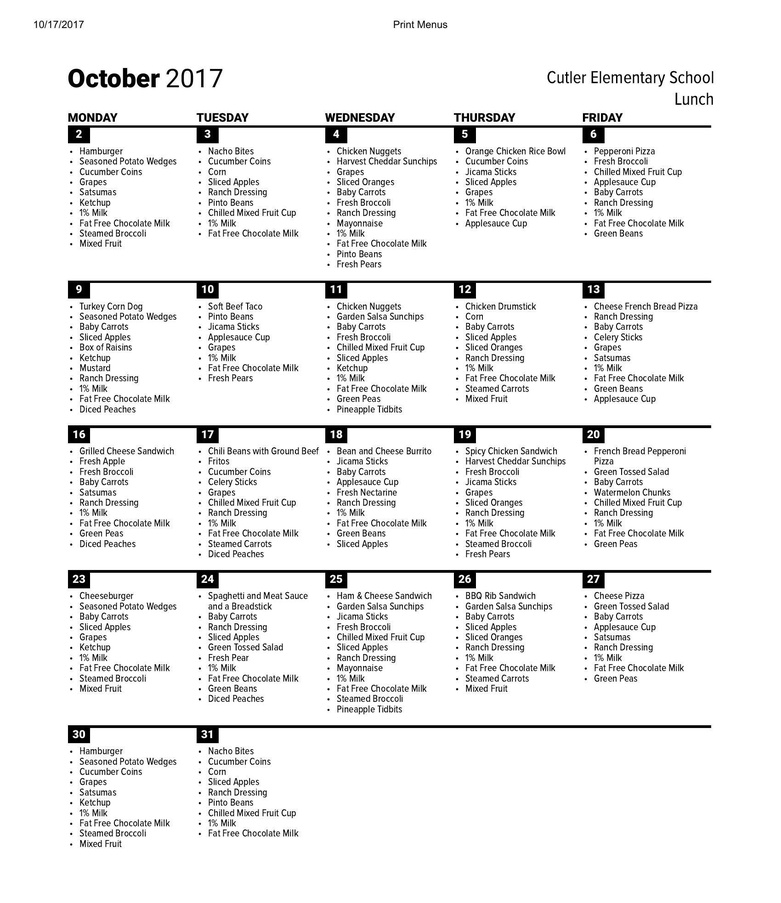
#> input picture images/california/cutler-orosi_joint_unified_district_2017_combined.jpg, 781 x 903 px, shrunk from 1700 x 1966 before the run; its folder holds only this picture in this run
$ python menus.py
#> lines starting #> are read from the running program, lines starting #| are printed output that depends on the picture; after the words box and inside, x2 and y2 are one past the last pixel; in counts of white or black regions, pixels touching at a corner belong together
# -*- coding: utf-8 -*-
"""
Nutrislice Extractor
Created on Mon Oct 28 08:32:54 2019
@author: carverjc

This software is used to extract menu items from Nutrislice Menus. See README.md for details on usage.
"""

import cv2, sys
import pytesseract
import numpy as np
import os
import pandas as pd
import skimage
import time
from skimage import io
import copy
from matplotlib import pyplot as plt
from os.path import join
from os import makedirs
from glob import glob

# MUST CHANGE THESE TWO
os.environ["TESSDATA_PREFIX"] = "PATH_TO_TESSDATA"
pytesseract.pytesseract.tesseract_cmd = "PATH_TO_tesseract.exe"

# [37 lines left out: functions find_lines, greatest_line, not called in this run]

def calculate_pixels (img, find_row = True, derivative = False):
    row_mean = []
    if find_row == True:
        for i in range(IMG_HEIGHT):
            intermediate_sum = 0
            for j in range(IMG_WIDTH):
                intermediate_sum = intermediate_sum + img[i,j][0]
            row_mean.append(intermediate_sum / IMG_WIDTH)
    else:
        for i in range(IMG_WIDTH):
            intermediate_sum = 0
            for j in range(IMG_HEIGHT):
                intermediate_sum = intermediate_sum + img[j,i][0]
            row_mean.append(intermediate_sum / IMG_HEIGHT)

    if derivative == True:
        for i in range(len(row_mean) - 1):
            row_mean[i] = row_mean[i + 1] - row_mean[i]
        row_mean = row_mean[:-1]
    return row_mean

# [10 lines left out: function plot_df, not called in this run]

def cut_finder (df, max_pixel, distance, find_black = True):
    cuts = []
    cuts = [(-1)*distance]
    for i in range(len(df)):
        if find_black:
            if df[i] < max_pixel and (i - cuts[-1]) > distance:
                cuts.append(i)
        else:
            if df[i] < max_pixel and (i - cuts[-1]) > distance:
                if len(cuts) == 1:
                    cuts.append(i - 20)
                elif len(cuts) > 1:
                    if len(cuts) > 2:
                        cuts.remove(cuts[-1])
                    intermediate_cut = []
                    cuts.append(i)
                    intermediate_cut = copy.copy(df[cuts[-2]:cuts[-1]])
                    cuts[-1] = cuts[-2] + intermediate_cut.index(max(intermediate_cut))
                    cuts.append(i)
                else:
                    continue
    return list(dict.fromkeys(cuts[1:]))

# [5 lines left out: function findnth, not called in this run]

def isNaN(num):
    return num != num

def ocr (image_file):
    image_file0 = image_file[:-4]
    os.chdir(pathog)
    image = cv2.imread(image_file0 + '.jpg')
    os.chdir(pathnew)
    in_dir = (pathnew)


    config = '--oem 1 --psm 10 -c tessedit_char_whitelist=0123456789'
    configLetters = '--oem 1 --psm 3 tessedit_char_whitelist=abcdefghijklmnopqrstuvwxyz'


    OCR = pytesseract.image_to_string(image, lang='eng', config = configLetters)
    matchers_month = ['January', 'February', 'March', 'April', 'May', 'June', 'July', 'August', 'September',
                'October', 'November', 'December']
    matchers_year = ['2017', '2018', '2019']
    OCR = OCR.replace('\n', ' ')
    OCR = OCR.replace('/', ' ')
    OCR1 = OCR.split(' ')
    try:
        matching_month = [s for s in OCR1 if any(xs in s for xs in matchers_month)][0]
    except IndexError:
        matching_month = ("October")
    try:
        matching_year = [s for s in OCR1 if any(xs in s for xs in matchers_year)][0]
    except IndexError:
        matching_year = ('2017')
    file_name_string = image_file0.split('_')
    state = pathog.split('/')[-1]
    if 'district' in image_file:
        index = file_name_string.index('district')
        county = ' '.join(file_name_string[:(index + 1)])
    elif 'county' in image_file:
        index = file_name_string.index('county')
        county = ' '.join(file_name_string[:(index + 1)])
    elif 'city' in image_file:
        index = file_name_string.index('city')
        county = ' '.join(file_name_string[:(index + 1)])
    elif 'borough' in image_file:
        index = file_name_string.index('borough')
        county = ' '.join(file_name_string[:(index + 1)])
    elif 'County' in image_file:
        index = file_name_string.index('County')
        county = ' '.join(file_name_string[:(index + 1)])
    elif 'City' in image_file:
        index = file_name_string.index('City')
        county = ' '.join(file_name_string[:(index + 1)])
    elif 'Borough' in image_file:
        index = file_name_string.index('Borough')
        county = ' '.join(file_name_string[:(index + 1)])
    elif 'District' in image_file:
        index = file_name_string.index('District')
        county = ' '.join(file_name_string[:(index + 1)])
    elif 'DISTRICT' in image_file:
        index = file_name_string.index('DISTRICT')
        county = ' '.join(file_name_string[:(index + 1)])
    elif 'menu' in image_file:
        county = ' '.join(file_name_string[:2])
    elif matching_year in image_file:
        index = file_name_string.index(matching_year)
        county = ' '.join(file_name_string[:index])
    else:
        county = file_name_string[0]

    if 'lunch' in OCR:
        meal = 'lunch'
    elif 'breakfast' in OCR:
        meal = 'breakfast'
    else:
        meal = "lunch"

    preface = (state + ';' + county + ';' + matching_year + ';' + matching_month + ';')
    filename = (in_dir + image_file[:-13] + '.txt')
    headers = ('State;County;Year;Month;Date;Type;Item;Sodium\n')
    totalfile = open(filename, "w+")
    totalfile.write(headers)
    totalfile.close()

    number_crop = 40
    for image_file2 in glob(f'*.jpg'):
        image = cv2.imread(image_file2)
        thresh, image = cv2.threshold(image, 127, 255, cv2.THRESH_BINARY)
        image2 = 255*(image < 128).astype(np.uint8)
        image2_final = image2[:number_crop,:]
        image_final = image[number_crop:,:]

        # See if there is anything
        OCR = pytesseract.image_to_string(image_final, lang='eng', config = configLetters)
        if len(OCR) < 10:
            print("No data: skipped")
            continue

        OCR = ''
        length_of_run = max(greatest_line(image)) - 5
        image2_final = image2[:length_of_run,:]
        image_final = image[length_of_run:,:]
        OCR = pytesseract.image_to_string(image2_final, lang='eng', config = config)
        date = copy.copy(OCR)
        preface_interm = (preface + date + ';' + meal + ';')
        OCR = pytesseract.image_to_string(image_final, lang='eng', config = configLetters)
        if "Sodium" in OCR:
            OCR = OCR.replace('\n(', '(')
            OCR = OCR.replace('\n(', '(')
            OCR = OCR.split('\n')
            OCR_new = []
            for i in range(len(OCR)):
                #if 'mg' in OCR[i] and len(OCR[i]) > 7:
                if len(OCR[i]) > 7:
                    OCR_new.append(OCR[i])
            for i in range(len(OCR_new)):
                if 'mg' in OCR_new[i]:
                    OCR_new[i] = OCR_new[i].replace('(', ';')
                    OCR_new[i] = OCR_new[i].replace('mg', '')
                else:
                    OCR_new[i] = OCR_new[i] + ';'
            OCR_new = '\n'.join(OCR_new)
            OCR_new += '\n'
            OCR = OCR_new
        else:
            OCR = OCR.replace('\n\n','\n')
            OCR += '\n'
            OCR = OCR.replace('\n',';\n')

        OCR = OCR.replace('Sodium','')
        OCR = OCR.replace(')','')
        OCR = OCR.replace('}','')
        OCR = OCR.replace(']','')
        OCR = '\n' + OCR
        OCR = OCR.replace('\n', '\n' + preface_interm)
        OCR = OCR[:OCR.rfind(state)]
        OCR = OCR.replace('+ ','')
        OCR = OCR.replace('« ','')
        OCR = OCR.replace('* ','')
        OCR = OCR.replace('» ','')
        OCR = OCR.replace('+','')
        OCR = OCR.replace('«','')
        OCR = OCR.replace('*','')
        OCR = OCR.replace('»','')
        OCR = OCR.replace('é','')
        OCR = OCR.replace('©','')

        OCR = OCR[1:]

        test = OCR.split('\n')
        for line in range(len(test)):
            if test[line].count(';') > 7:
                cutindex = findnth(test[line], ';', 7)
                test.insert(line + 1, preface_interm + test[line][cutindex + 1:])
                test[line] = test[line][:cutindex]
        OCR = '\n'.join(test)
        OCR = OCR.encode('utf-8').strip()
        OCR += (b'\n')
        myfile = open(in_dir + '{}.txt'.format(image_file2[:-4]), "w+")
        print(OCR, file=myfile)
        myfile.close()

        totalfile2 = open(filename, "ab+")
        totalfile2.write(OCR)
        totalfile2.close()


    txt_file = filename
    csv_file = (filename[:-4] + '.csv')
    dataframe = pd.read_csv(txt_file, delimiter=";")
    try:

        for rows in range(dataframe.shape[0]):
            if (not isNaN(dataframe['Item'][rows])) and dataframe['Item'][rows][0] == '-':
                dataframe['Item'][rows] = copy.copy(dataframe['Item'][rows][1:])
        try:
            dataframe['Sodium'] = dataframe['Sodium'].replace({'o': '0'}, regex=True)
            dataframe['Sodium'] = dataframe['Sodium'].replace({'O': '0'}, regex=True)
            dataframe['Sodium'] = dataframe['Sodium'].replace({'S': ''}, regex=True)
            dataframe['Sodium'] = dataframe['Sodium'].replace({'f': '1'}, regex=True)
            dataframe['Sodium'] = dataframe['Sodium'].replace({'wi': ''}, regex=True)
            dataframe['Sodium'] = dataframe['Sodium'].replace({'%': '1'}, regex=True)
        except TypeError:
            print("Non Sodium File")
        #Creates the 'entree' variable using a ML method
        try:
            dataframe.to_csv(csv_file, encoding='utf-8', index=False)
        except UnicodeDecodeError:
            try:
                dataframe.to_csv(csv_file, index=False)
            except UnicodeDecodeError:
                print("Couldn't Create CSV")
    except UnicodeDecodeError:
        print("Couldn't Create CSV")

abspath = os.path.abspath(__file__)
dname = os.path.dirname(abspath)
os.chdir(dname)
real_og_path = os.getcwd()
path = (os.getcwd())
os.chdir(os.getcwd() + '\\images\\')
for state in glob(os.getcwd() + '\\**'):
    pathog = '/'.join(state.split('\\'))
    os.chdir(pathog)
    print(pathog)
    try:
        os.mkdir(path + '\\2017\\' + pathog.split('/')[-1])
    except FileExistsError:
        print("State Folder Exists")
    for image_file in glob(f'*.jpg'):
        os.chdir(pathog)
        print(image_file)
        print("Splitting Rows")
        path = (path + '\\2017\\' + pathog.split('/')[-1] + '\\' + image_file[:-4] + '\\rows\\')
        MISSING_LAST_ROW = True

        gray = cv2.imread(image_file)
#> gray is the input picture: shape (903, 781, 3); min 0, max 255, mean 237.8
        gray2 = copy.copy(gray)
        IMG_WIDTH = gray.shape[:2][1]
#> IMG_WIDTH = 781
        IMG_HEIGHT = gray.shape[:2][0]
#> IMG_HEIGHT = 903
        for i in range(IMG_WIDTH):
            for j in range(IMG_HEIGHT):
                if not(np.all(gray[j,i] < 1.0)):
                    gray2[j,i] = np.array([255,255,255])
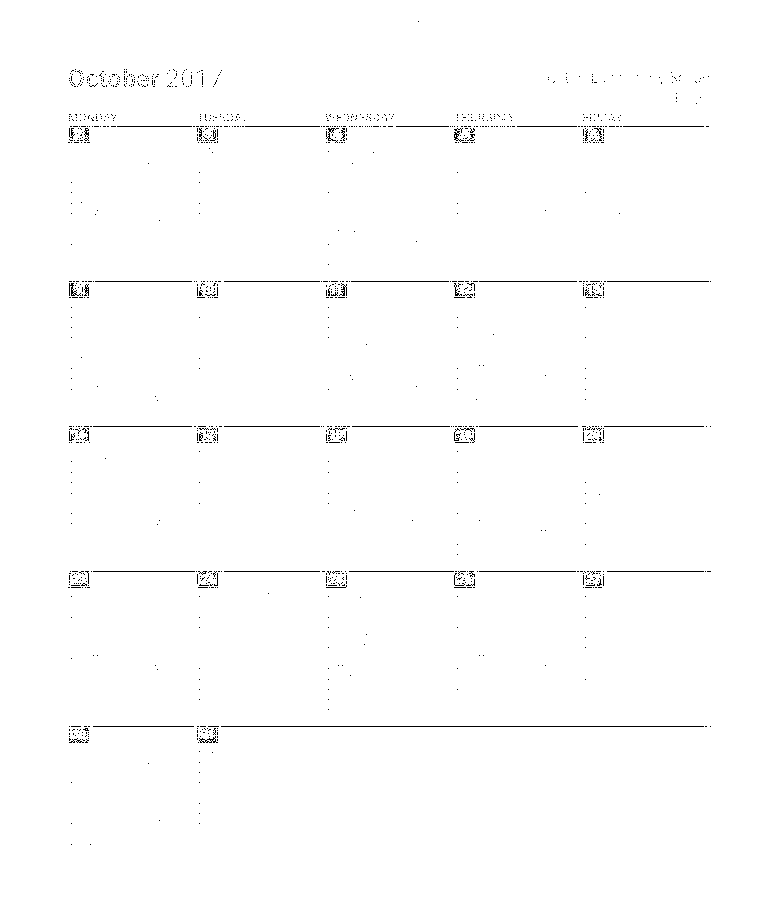
#> gray2: shape (903, 781, 3); 99.2% white; black in thin lines or dots, all inside (x1, y1, x2, y2) = (68, 21, 711, 845)
        row_mean = calculate_pixels(gray2)
#> after the loop in calculate_pixels, `for i in range(IMG_HEIGHT):`: row_mean = 903 values, max 255 at index 0, min 51.91 at index 726, mean 253
        #plot_df(row_mean)
        row_cuts = cut_finder(row_mean, 100.0, 50)
#> after the loop in cut_finder, `for i in range(len(df)):`: cuts = [-50, 126, 281, 426, 571, 726]
#> row_cuts = [126, 281, 426, 571, 726]
        if MISSING_LAST_ROW == True:
            # Add last row
            row_cuts.append(IMG_HEIGHT)
        k = 1
        sorter = '0'
        for i in range(len(row_cuts) - 1):
            cropped = gray[row_cuts[i]:row_cuts[i+1],:]
            if k < 10:
                sorter = '0'
            else:
                sorter = ''
            try:
                os.mkdir('\\'.join(path.split('\\'))[:-6])
            except FileExistsError:
                print("Image folder exists")
            try:
                os.mkdir('\\'.join(path.split('\\')))
            except FileExistsError:
                print("Rows folder exists")
            skimage.io.imsave(path + image_file[:-4] + '_' + sorter + str(k) + '.jpg', cropped)
            k += 1
#> this loop made 5 passes
#> pass 1, `cropped = gray[row_cuts[i]:row_cuts[i+1],:]`:
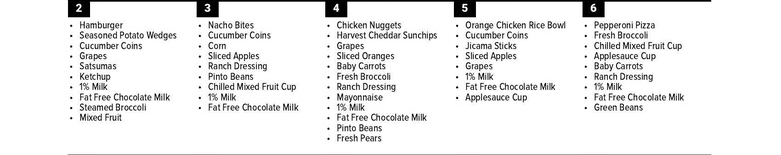
#> cropped: shape (155, 781, 3); min 0, max 255, mean 235.7
#> pass 2, `cropped = gray[row_cuts[i]:row_cuts[i+1],:]`:
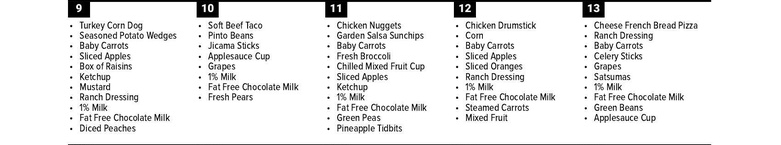
#> cropped: shape (145, 781, 3); min 0, max 255, mean 233.3
#> after the loop, k = 6

        try:
            os.chdir(path)
            print("Splitting Columns")
            k = 1
            sorter = '0'
            for image_file1 in glob(f'*.jpg'):
                pathnew = (path[:-5])
                MISSING_LAST_COLUMN = True
                gray = cv2.imread(image_file1)
                gray2 = copy.copy(gray)
                thresh, gray = cv2.threshold(gray, 127, 255, cv2.THRESH_BINARY) # was 127, 255; 105, 255 worked alright
                IMG_WIDTH = gray.shape[:2][1]
                IMG_HEIGHT = gray.shape[:2][0]
                length_of_run = max(greatest_line(gray)) - 10
                col_cuts = find_lines(gray, length_of_run = length_of_run, distance = 80)
                if MISSING_LAST_COLUMN == True:
                    # Add last column
                    try:
                        col_cuts.append(int(col_cuts[-1] + ((col_cuts[-1] - col_cuts[0]) / (len(col_cuts) - 1))))
                    except ZeroDivisionError:
                        col_cuts.append(IMG_WIDTH)
                    except IndexError:
                        break

                for j in range(len(col_cuts) - 1):
                    if k < 10:
                        sorter = '0'
                    else:
                        sorter = ''
                    cropped = gray2[:, col_cuts[j]:col_cuts[j+1]]
                    skimage.io.imsave(pathnew + image_file1[:-7] + '_' + sorter + str(k) + '.jpg', cropped)
                    k += 1
            print("Running OCR")
            ocr(image_file)
            print('\n')
        except:
            skippedFile = open(real_og_path + "\\skippedFiles.txt", "a+")
            print(image_file, file=skippedFile)
            skippedFile.close()
            print("File Skipped")
            print('\n')
